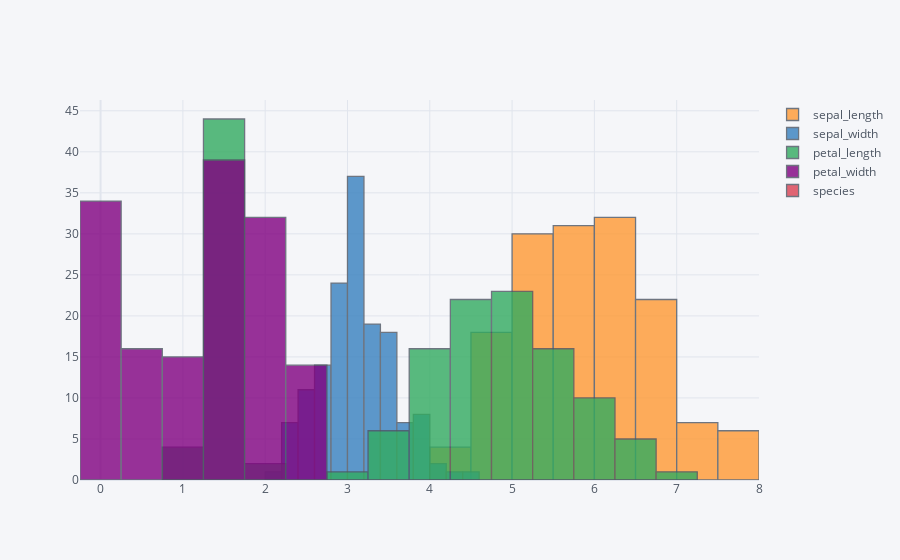

The notebook cell this image was saved under:
### Code cell
df.iplot(kind='histogram')

### Figure 1 — Plotly figure (JSON) as saved in the notebook; plotly's stock layout.template omitted (floating-point values rounded to 4 significant figures; data arrays with more than 128 entries replaced by an {"elided": "..."} marker saying what was removed)
{"data": [{"histfunc": "count", "histnorm": "", "marker": {"color": "rgba(255, 153, 51, 1.0)", "line": {"color": "#4D5663", "width": 1.3}}, "name": "sepal_length", "opacity": 0.8, "orientation": "v", "type": "histogram", "x": {"elided": "150 float values"}}, {"histfunc": "count", "histnorm": "", "marker": {"color": "rgba(55, 128, 191, 1.0)", "line": {"color": "#4D5663", "width": 1.3}}, "name": "sepal_width", "opacity": 0.8, "orientation": "v", "type": "histogram", "x": {"elided": "150 float values"}}, {"histfunc": "count", "histnorm": "", "marker": {"color": "rgba(50, 171, 96, 1.0)", "line": {"color": "#4D5663", "width": 1.3}}, "name": "petal_length", "opacity": 0.8, "orientation": "v", "type": "histogram", "x": {"elided": "150 float values"}}, {"histfunc": "count", "histnorm": "", "marker": {"color": "rgba(128, 0, 128, 1.0)", "line": {"color": "#4D5663", "width": 1.3}}, "name": "petal_width", "opacity": 0.8, "orientation": "v", "type": "histogram", "x": {"elided": "150 float values"}}, {"histfunc": "count", "histnorm": "", "marker": {"color": "rgba(219, 64, 82, 1.0)", "line": {"color": "#4D5663", "width": 1.3}}, "name": "species", "opacity": 0.8, "orientation": "v", "type": "histogram", "x": {"elided": "150 str values"}}], "layout": {"barmode": "overlay", "legend": {"bgcolor": "#F5F6F9", "font": {"color": "#4D5663"}}, "paper_bgcolor": "#F5F6F9", "plot_bgcolor": "#F5F6F9", "title": {"font": {"color": "#4D5663"}}, "xaxis": {"gridcolor": "#E1E5ED", "showgrid": true, "tickfont": {"color": "#4D5663"}, "title": {"font": {"color": "#4D5663"}, "text": ""}, "zerolinecolor": "#E1E5ED"}, "yaxis": {"gridcolor": "#E1E5ED", "showgrid": true, "tickfont": {"color": "#4D5663"}, "title": {"font": {"color": "#4D5663"}, "text": ""}, "zerolinecolor": "#E1E5ED"}}}
